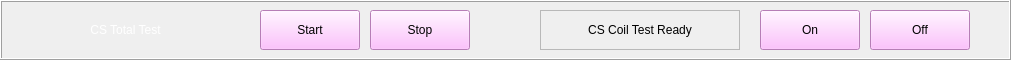
  <widget class="QFrame" name="frame" >
   <property name="geometry" >
    <rect>
     <x>20</x>
     <y>750</y>
     <width>1011</width>
     <height>60</height>
    </rect>
   </property>
   <property name="frameShape" >
    <enum>QFrame::Box</enum>
   </property>
   <property name="frameShadow" >
    <enum>QFrame::Raised</enum>
   </property>
   <widget class="QLabel" name="label_4" >
    <property name="geometry" >
     <rect>
      <x>10</x>
      <y>10</y>
      <width>231</width>
      <height>40</height>
     </rect>
    </property>
    <property name="font" >
     <font/>
    </property>
    <property name="styleSheet" >
     <string>color:white;</string>
    </property>
    <property name="text" >
     <string>CS Total Test</string>
    </property>
    <property name="alignment" >
     <set>Qt::AlignCenter</set>
    </property>
   </widget>
   <widget class="CAPushButton" name="caPushButton_4" >
    <property name="geometry" >
     <rect>
      <x>760</x>
      <y>10</y>
      <width>100</width>
      <height>40</height>
     </rect>
    </property>
    <property name="font" >
     <font/>
    </property>
    <property name="styleSheet" >
     <string>background-color: rgb(255, 176, 255);</string>
    </property>
    <property name="text" >
     <string>On</string>
    </property>
    <property name="checked" >
     <bool>false</bool>
    </property>
    <property name="buttonType" >
     <enum>CAPushButton::TrueButton</enum>
    </property>
    <property name="pvlist" stdset="0" >
     <stringlist/>
    </property>
    <property name="pvname" >
     <string>QDS:MAIN:CS1:BO16:TESTREADY</string>
    </property>
    <property name="truelabel" >
     <string>On</string>
    </property>
    <property name="falselabel" >
     <string>On</string>
    </property>
   </widget>
   <widget class="CAPushButton" name="caPushButton_2" >
    <property name="geometry" >
     <rect>
      <x>370</x>
      <y>10</y>
      <width>100</width>
      <height>40</height>
     </rect>
    </property>
    <property name="font" >
     <font/>
    </property>
    <property name="styleSheet" >
     <string>background-color: rgb(255, 176, 255);</string>
    </property>
    <property name="text" >
     <string>Stop</string>
    </property>
    <property name="checked" >
     <bool>false</bool>
    </property>
    <property name="buttonType" >
     <enum>CAPushButton::FalseButton</enum>
    </property>
    <property name="pvname" >
     <string>QDS:MAIN:CS1:BO18:TSTART</string>
    </property>
    <property name="truelabel" >
     <string>Stop</string>
    </property>
    <property name="falselabel" >
     <string>Stop</string>
    </property>
   </widget>
   <widget class="CALabel" name="caLabel_31" >
    <property name="geometry" >
     <rect>
      <x>540</x>
      <y>10</y>
      <width>200</width>
      <height>40</height>
     </rect>
    </property>
    <property name="font" >
     <font/>
    </property>
    <property name="frameShape" >
     <enum>QFrame::StyledPanel</enum>
    </property>
    <property name="text" >
     <string>CS Coil Test Ready</string>
    </property>
    <property name="alignment" >
     <set>Qt::AlignCenter</set>
    </property>
    <property name="pvname" >
     <string>QDS:MAIN:CS1:BI16:TESTREADY</string>
    </property>
    <property name="cmode" stdset="0" >
     <enum>CALabel::IfNotZero</enum>
    </property>
    <property name="fillcol" stdset="0" >
     <color>
      <red>0</red>
      <green>255</green>
      <blue>0</blue>
     </color>
    </property>
    <property name="truelabel" >
     <string>CS Coil Test Ready</string>
    </property>
    <property name="falselabel" >
     <string>CS Coil Test Ready</string>
    </property>
   </widget>
   <widget class="CAPushButton" name="caPushButton_3" >
    <property name="geometry" >
     <rect>
      <x>870</x>
      <y>10</y>
      <width>100</width>
      <height>40</height>
     </rect>
    </property>
    <property name="font" >
     <font/>
    </property>
    <property name="styleSheet" >
     <string>background-color: rgb(255, 176, 255);</string>
    </property>
    <property name="text" >
     <string>Off</string>
    </property>
    <property name="checked" >
     <bool>false</bool>
    </property>
    <property name="buttonType" >
     <enum>CAPushButton::FalseButton</enum>
    </property>
    <property name="pvname" >
     <string>QDS:MAIN:CS1:BO16:TESTREADY</string>
    </property>
    <property name="truelabel" >
     <string>Off</string>
    </property>
    <property name="falselabel" >
     <string>Off</string>
    </property>
   </widget>
   <widget class="CAPushButton" name="caPushButton" >
    <property name="geometry" >
     <rect>
      <x>260</x>
      <y>10</y>
      <width>100</width>
      <height>40</height>
     </rect>
    </property>
    <property name="font" >
     <font/>
    </property>
    <property name="styleSheet" >
     <string>background-color: rgb(255, 176, 255);</string>
    </property>
    <property name="text" >
     <string>Start</string>
    </property>
    <property name="checked" >
     <bool>false</bool>
    </property>
    <property name="buttonType" >
     <enum>CAPushButton::TrueButton</enum>
    </property>
    <property name="pvname" >
     <string>QDS:MAIN:CS1:BO18:TSTART</string>
    </property>
    <property name="truelabel" >
     <string>Start</string>
    </property>
    <property name="falselabel" >
     <string>Start</string>
    </property>
   </widget>
  </widget>
